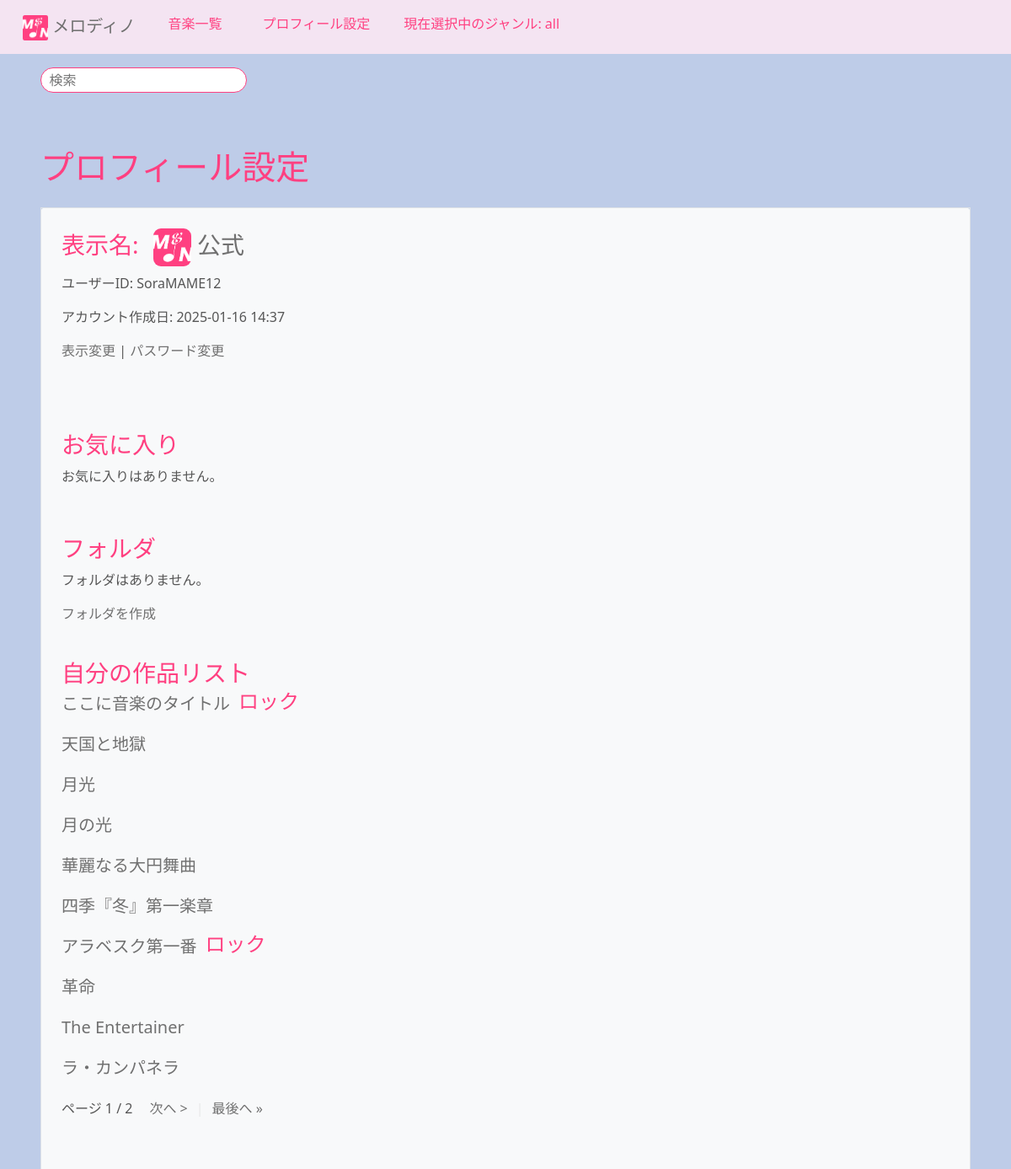
/ongaku/profile/ (signed in, upper part), run on an earlier commit of the app's database.
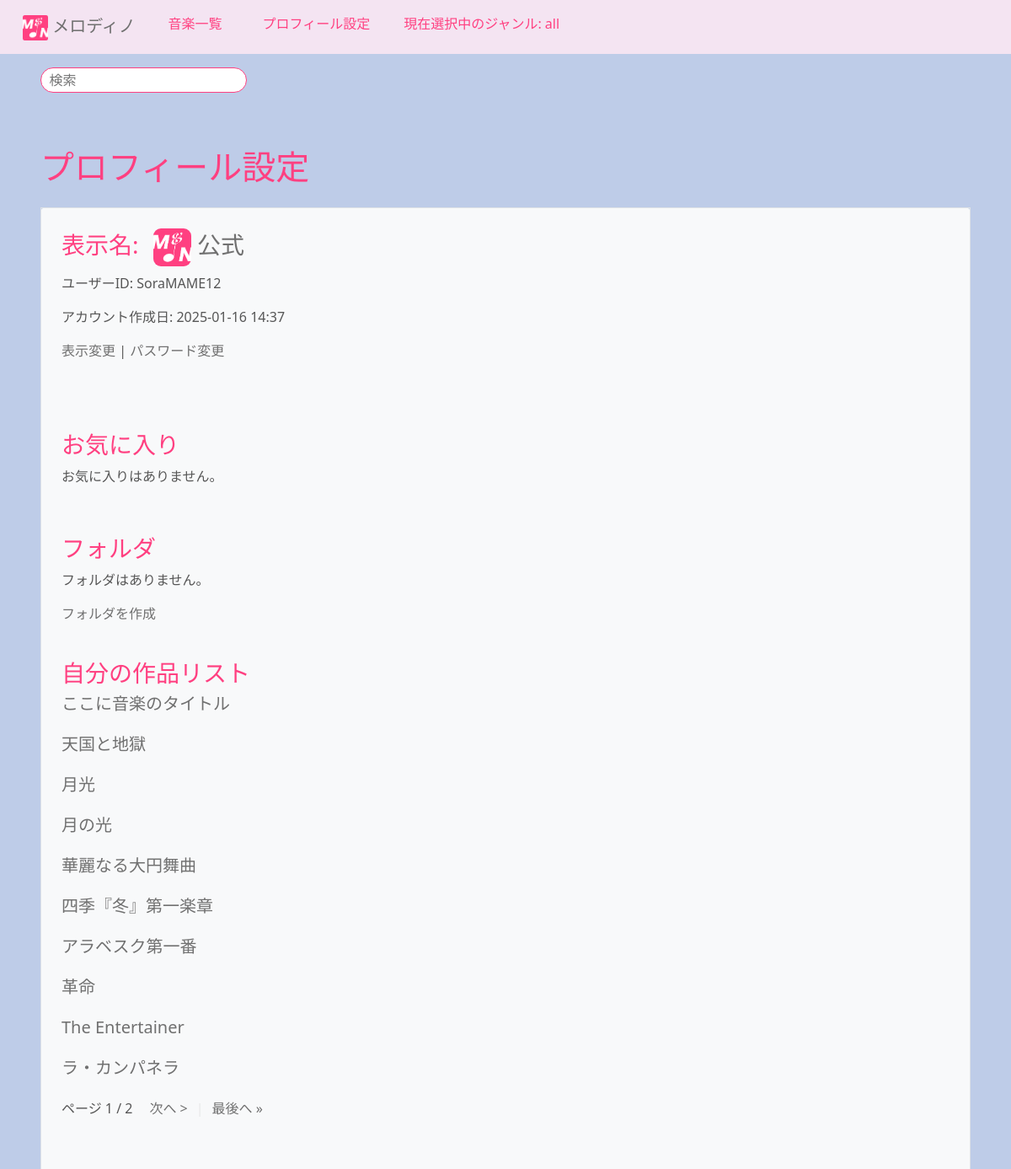
And on a later commit of the database.
### ongaku/models.py (models this page shows, shortened)
class Ongaku(models.Model):
    title = models.CharField(max_length=70, verbose_name="タイトル")
    text = models.TextField(blank=True, default="", verbose_name="説明")
    audio_file = models.FileField(upload_to='music/', null=True, blank=True, verbose_name="音楽ファイル")
    thumbnail = models.ImageField(null=True, blank=True, verbose_name="サムネイル")
    category = models.CharField(
        max_length=200, choices=CATEGORY, null=True, blank=True, verbose_name="カテゴリー"
    )
    custom_category = models.CharField(
        max_length=150,
        blank=True,
        help_text="検索時に見つかりやすくなります。",
        verbose_name="カスタムカテゴリー"
    )
    user = models.ForeignKey(User, on_delete=models.CASCADE, related_name='songs', verbose_name="ユーザー")
    search_count = models.IntegerField(default=0, verbose_name="検索回数")
    play_count = models.IntegerField(default=0, verbose_name="再生回数")
    is_public = models.BooleanField(default=False, verbose_name="公開設定")  # 公開/非公開設定
    created_at = models.DateTimeField(auto_now_add=True, verbose_name="作成日時")  # 投稿日
    ongaku_url = models.URLField(blank=False, null=False, verbose_name="音楽URL")
    favorites = models.ManyToManyField(User, related_name='favorite_songs', blank=True, verbose_name="お気に入り")
    favorited_by = models.ManyToManyField(
        'UserProfile',  # ユーザー情報が保存されているモデル
        related_name='favorite_songs',
        blank=True,
        verbose_name="お気に入りユーザー"
    )
    order = models.PositiveIntegerField(default=0, verbose_name="順序")
    class Meta:
        ordering = ['order']

### ongaku/views.py (the view)
# urls.py: path('profile/', views.profile_list, name='profile_list'),
@login_required
def profile_list(request):
    try:
        userprofile = request.user.userprofile
    except UserProfile.DoesNotExist:
        userprofile = UserProfile.objects.create(user=request.user)
        messages.info(request, "プロフィールが自動的に作成されました。")
    folders = Folder.objects.filter(user=request.user)  # ユーザーのフォルダを取得
    songs = request.user.songs.all()  # ユーザーの作成した曲を取得
    paginator = Paginator(songs, 10)  # 1ページに10曲
    page_number = request.GET.get('page')  # URLパラメータからページ番号を取得
    page_obj = paginator.get_page(page_number)  # ページオブジェクトを取得
    context = {
        'userprofile': userprofile,
        'folders': folders,
        'page_obj': page_obj,  # ページオブジェクトを渡す
    }
    return render(request, 'ongaku/profile_list.html', context)

### ongaku/templates/ongaku/profile_list.html (shortened to what this page needs)
{% extends 'base.html' %}
{% block content %}
<h1 class="c-3 m-4">プロフィール設定</h1>
<div class="c-3 m-4 bg-light rounded" type="kasane">
    <div class="border border_color p-4 mb-4">
        <h3>
            表示名:
            <a href="{% url 'profile' user.pk %}">
                {% if user.userprofile.profile_picture %}
                <img src="{{ user.userprofile.profile_picture.url }}" alt="プロフィール画像" class="profile-picture">
                {% endif %}
                {% if request.user.userprofile.display_name == None %}
                    {{ request.user.userprofile.display_name|default:"匿名" }}{{ user.id }}
                {% else %}
                    {{ request.user.userprofile.display_name|default:"匿名" }}
                {% endif %}
            </a>
        </h3>
        <p>ユーザーID: {{ user.username|default:"なし"  }}</p>
        {% load tz %}
        <p>アカウント作成日: {{ user.date_joined|timezone:"Asia/Tokyo"|date:"Y-m-d H:i" }}</p>
        <a href="{% url 'change_display_name' %}">表示変更</a>
         |
        <a href="{% url 'password_change' %}">パスワード変更</a>
        <h3><br></h3>
        <h3><br></h3>
        <h3>お気に入り</h3>
        {% for song in request.user.favorite_songs.all %}
            <ul style="margin-left: -40px;">
                <h5>
                    <li>
                        <a href="{% url 'detail-ongaku' song.pk %}" style="text-decoration:none;">{{ song.title }}</a>
                    </li>
                </h5>
            </ul>
        {% empty %}
            <p>お気に入りはありません。</p>
        {% endfor %}
        <h3><br></h3>
        <h3>フォルダ</h3>
        {% if folders %}
            <p>フォルダの数: {{ folders.count }}</p>
            <ul style="margin-left: -40px;">
                {% for folder in folders %}
                    <li>
                        <h5>
                            <a href="{% url 'folder_detail' folder.id %}" style="text-decoration:none;" style="text-decoration:none;">{{ folder.name }}</a>
                            <form method="POST" action="{% url 'delete_folder' folder.id %}" style="display:inline;">
                                {% csrf_token %}
                                <button type="submit" style="background:none; border:none; color: #ff4081; cursor:pointer; font-size: 20px;" class="btn">✖</button>
                            </form>
                        </h5>
                    </li>
                {% endfor %}
            </ul>
        {% else %}
            <p>フォルダはありません。</p>
        {% endif %}
        <a href="{% url 'create_folder' %}">フォルダを作成</a>
        <h3><br></h3>
        <h3>自分の作品リスト</h3>
        {% for song in page_obj %}
            <ul style="margin-left: -40px;">
                <div style="display: flex; width: 100%; margin: 0 auto;">
                    <h5><li><a href="{% url 'detail-ongaku' song.pk %}" style="text-decoration:none;">{{ song.title }}</a></li></h5>
                    {% if not song.is_public %}
                        <h4 style="margin-top: -5px; margin-left: 10px; height: 0px;">ロック</h4>
                    {% endif %}
                </div>
            </ul>
        {% empty %}
            <h5>まだ曲を作成していません。</h5>
        {% endfor %}
        {% if page_obj %}
        <div style="display: flex; width: 100%; margin: 0 auto;">
            <div class="pagination" style="display: inline-flex;">
                <span class="step-links" style="display: flex; width: 100%; margin: 0 auto;">
                    <span class="current">
                        ページ {{ page_obj.number }} / {{ page_obj.paginator.num_pages }}
                    </span>
                    {% if page_obj.has_next %}
                        <a href="?page={{ page_obj.next_page_number }}" style="text-decoration:none;">次へ &gt;</a>
                        <p style="color: #e8e8e8; margin: 0 10px;">|</p>
                        <a href="?page={{ page_obj.paginator.num_pages }}" style="text-decoration:none;">最後へ &raquo;</a>
                    {% endif %}
                </span>
            </div>
        </div>
        {% endif %}
        <h3><br><br><br></h3>
    </div>
</div>
{% endblock %}

What changed in the data, as far as the page shows it:
changed Ongaku "ここに音楽のタイトル": no longer shows "ロック"
changed Ongaku "アラベスク第一番": no longer shows "ロック"
